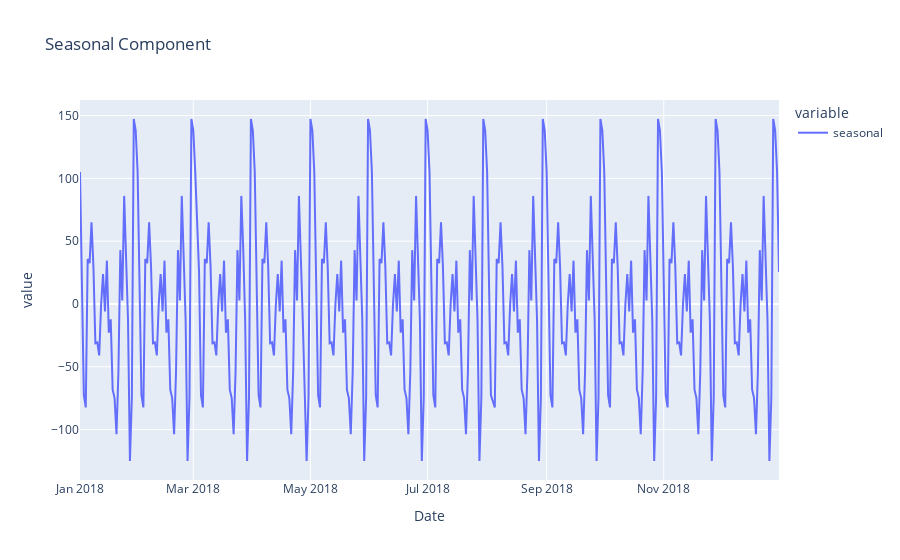

The code cell stored with this chart in its notebook:
### Code cell
TSA.decompose_season(time_series_daily, 30, True)

### Figure 1 — Plotly figure (JSON) as saved in the notebook; plotly's stock layout.template omitted (floating-point values rounded to 4 significant figures; data arrays with more than 128 entries replaced by an {"elided": "..."} marker saying what was removed)
{"data": [{"hovertemplate": "variable=seasonal<br>Date=%{x}<br>value=%{y}<extra></extra>", "legendgroup": "seasonal", "line": {"color": "#636efa", "dash": "solid"}, "marker": {"symbol": "circle"}, "mode": "lines", "name": "seasonal", "orientation": "v", "showlegend": true, "type": "scatter", "x": {"elided": "362 str values"}, "xaxis": "x", "y": {"elided": "362 float values"}, "yaxis": "y"}], "layout": {"legend": {"title": {"text": "variable"}, "tracegroupgap": 0}, "title": {"text": "Seasonal Component"}, "xaxis": {"anchor": "y", "domain": [0, 1], "title": {"text": "Date"}}, "yaxis": {"anchor": "x", "domain": [0, 1], "title": {"text": "value"}}}}
